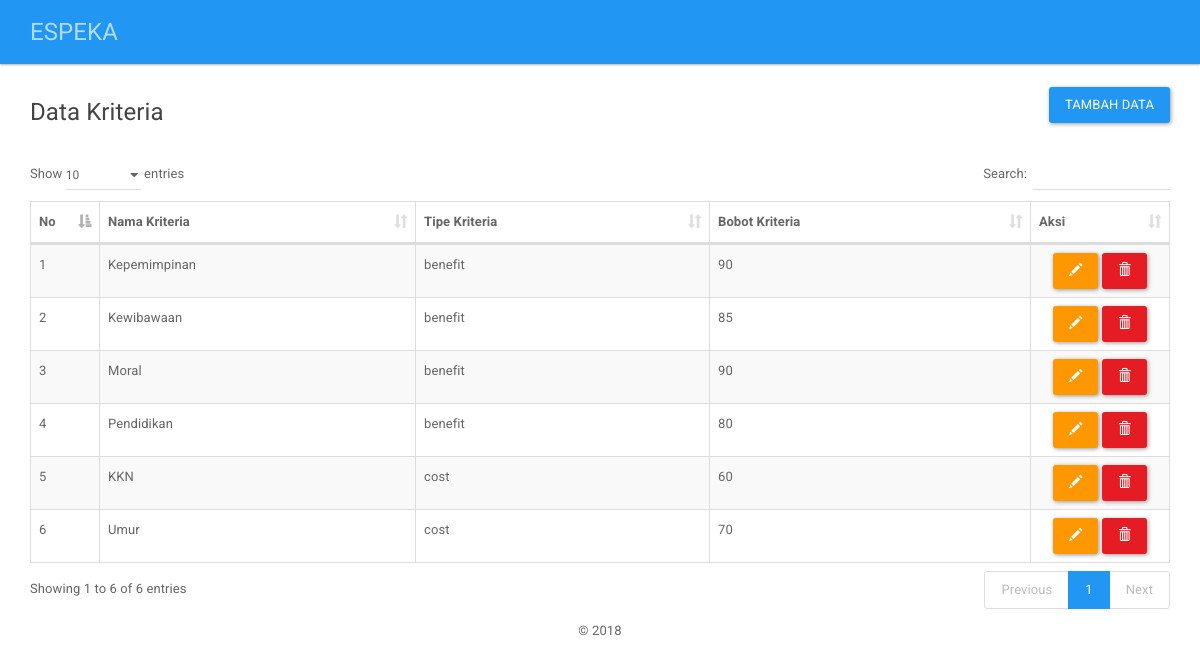
The app's page /index.php/pages/kriteria with its own data.
### tables this page shows
CREATE TABLE `kriteria` (
  `id_kriteria` int(11) NOT NULL,
  `nama_kriteria` varchar(255) NOT NULL,
  `tipe_kriteria` varchar(10) NOT NULL,
  `bobot_kriteria` double NOT NULL
);

### application/controllers/Pages.php (called while the page is built, shortened)
<?php
class Pages extends CI_Controller{
   function __construct(){
      $this->load->helper('global');
   }
   	function kriteria(){
      $data['title'] = "Data Kriteria";
      $data['list'] = $this->GlobalModel->get_data('kriteria')->result();
      $this->load->view('layout/header', $data);
      $this->load->view('content/kriteria/parent');
      $this->load->view('layout/footer');
   	}
}

### index.php (called while the page is built, shortened)
<?php
require_once BASEPATH.'core/CodeIgniter.php';

### application/models/GlobalModel.php (called while the page is built, shortened)
<?php
class GlobalModel extends CI_Model{
   public function get_data($table, $where=false){
      $this->db->select('*');
      $this->db->from($table);
      $data = $this->db->get();
      return $data;
   }
}
?>

### application/views/content/kriteria/parent.php (the view)
<div class="row">
  <div class="col-md-6 text-left">
    <h4><?php echo $title;?></h4>
  </div>
  <div class="col-md-6 text-right">
    <a href="<?php echo base_url();?>pages/tambah_kriteria" class="btn btn-primary">Tambah Data</a>
  </div>
</div>
<br/>
<table width="100%" class="table table-striped table-bordered" id="tabeldata">
  <thead>
    <tr>
      <th width="30px">No</th>
      <th>Nama Kriteria</th>
      <th>Tipe Kriteria</th>
      <th>Bobot Kriteria</th>
      <th width="100px">Aksi</th>
    </tr>
  </thead>
  <tbody>
    <?php $no=1; foreach ($list as $key) { ?>
      <tr>
        <td><?php echo $no++ ?></td>
        <td><?php echo $key->nama_kriteria; ?></td>
        <td><?php echo $key->tipe_kriteria; ?></td>
        <td><?php echo $key->bobot_kriteria; ?></td>
        <td class="text-center">
        <a href="<?php echo base_url();?>pages/edit_kriteria/<?php echo $key->id_kriteria; ?>" class="btn btn-warning"><span class="glyphicon glyphicon-pencil" aria-hidden="true"></span></a>
        <a href="<?php echo base_url();?>pages/hapus_kriteria/<?php echo $key->id_kriteria; ?>" onclick="return confirm('Yakin ingin menghapus data')" class="btn btn-danger"><span class="glyphicon glyphicon-trash" aria-hidden="true"></span></a>
        </td>
      </tr>
    <?php } ?>
  </tbody>
</table>

### records on screen
kriteria: nama_kriteria "Kepemimpinan", tipe_kriteria "benefit", bobot_kriteria "90"
kriteria: nama_kriteria "Kewibawaan", tipe_kriteria "benefit", bobot_kriteria "85"
kriteria: nama_kriteria "Moral", tipe_kriteria "benefit", bobot_kriteria "90"
kriteria: nama_kriteria "Pendidikan", tipe_kriteria "benefit", bobot_kriteria "80"
kriteria: nama_kriteria "KKN", tipe_kriteria "cost", bobot_kriteria "60"
kriteria: nama_kriteria "Umur", tipe_kriteria "cost", bobot_kriteria "70"

### other values on screen
$title "Data Kriteria"
